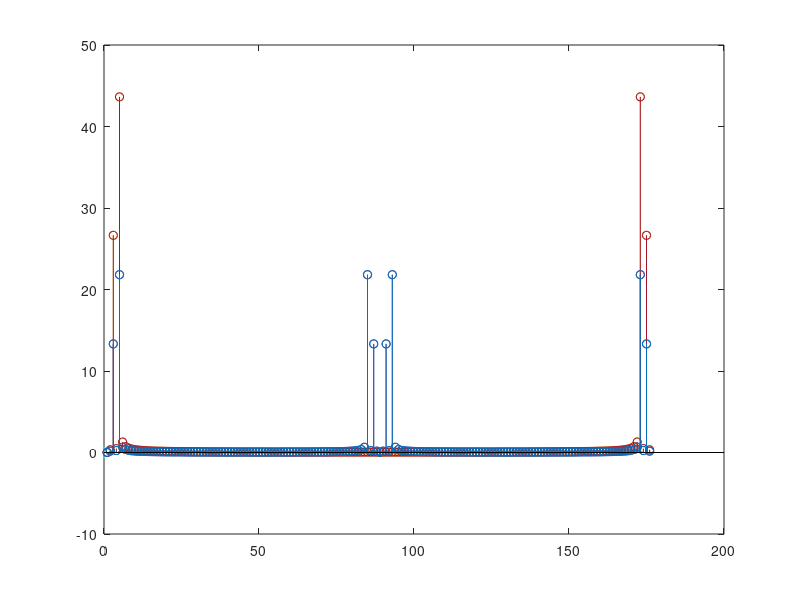

This chart was generated by the following MATLAB code: (Note: this script raises an error after producing the figure.)
%******************************************************************************
% \details     : 
% \autor       : Simon Burkhardt
% \file        : 
% \date        : 01.2020
% \version     : 1.0
%******************************************************************************
clear all; close all; clc;
format shorteng;

fs = 44100;
Ts = 1/fs;

f1 = 1000; T1 = 1/f1;
f2 =  500; T2 = 1/f2;

% originales Zeitsignal mit maximaler Frequenz < fs/2
t = linspace(0, 4*T1, 4*T1/Ts);
x = 0.5*sin(2*pi*f1*t) + 0.3*sin(2*pi*f2*t);
% x = 0.5*sin(2*pi*f1*t);
% plot(t,x);

X = abs(fft(x));
% stem(X)

%% downsampling ohne LP-filtering (weil ja oben f1 < fs/2)
L = 2;
fsl = fs/L; Tsl = Ts*L;
xl = x(1:L:end);
tl = t(1:L:end);
plot(t, x); hold on;
plot(tl, xl);

%% Spektrum von downsampled signal, periodisch wiederholt
Xl = abs(fft(xl));
stem(X); hold on;
stem([Xl, Xl]);


%% upsampling
M = L;
fsm = M*fsl; Tsm = Tsl/M;
xu = reshape([xl; zeros(size(xl))], [], 1);  % here should use M as argument
plot(t, x); hold on;
plot(t, xu);

%% Spektrum des upsampled Signal, ohne LP-filtering
Xu = abs(fft(xu));
stem(X); hold on;
stem(Xu);

%% LP Filter des Upsampled Signals
Fu = fir1(48, fsl/fsm);
Fu = designfilt('lowpassfir', 'FilterOrder', 47, 'PassbandFrequency', fsl/fsm-0.05, 'StopbandFrequency', fsl/fsm+0.05);
y = 2*filter(Fu, xu);
plot(t, x); hold on;
plot(t, y);






